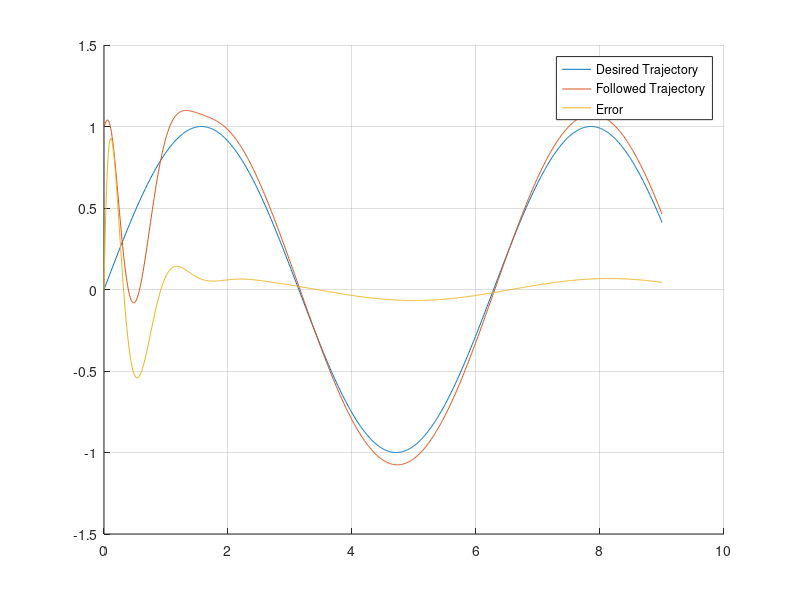

The MATLAB source for this figure:
% Controller implemented in state space form with custom reference tracking.
A = [0 , 1 ; 0 , 0 ] ; B = [0 ; 1];  C = [1,0];
G1 = ctrb(A,B); G2 = obsv(A,C);

assert(rank(G1) == length(G1), "Controllability Error");
assert(rank(G2) == length(G2), "Observability Error");

%************* Desired Poles *******************
% Poles of controllability matrix
% p1 = [-1 , -2];
p1 = [-3-5j , -3+5j];
%--------------------------
% Poles of observability matrix
p2 = [-9, -10];
%***********************************************

%******* Function to track,Sort of external System ********
time = 0:0.01:9;
% des = sin(3*time);
des = zeros(2,length(time));
des(1,:) = sin(time);
%**********************************************************

k = place(A  , B  , p1);
l = (place(A' , C' , p2))';

x = [1;1] ; xh = [0;0] ;t = 0 ; tf = 9; dt = 0.01;
X = [] ; T =[]; XH = [],XD = [];
count = 1;
while(t<=tf)
	xd = des(:,count);
	u  = -k*(xh);
	y  = C*x;
	XD = [XD,xd];
	XH = [XH,xh];
	X  = [X,x];
	x  = x + dt*(A*x+B*u);
	xh = xh+ dt*(A*xh + B*u + l*(y - C*(xh+xd)));
	t  = t + dt;
	count = count + 1;
end
hold on
plot(time,XD(1,:));
plot(time,X(1,:)) ;
plot(time,XH(1,:));
legend("Desired Trajectory","Followed Trajectory","Error")
grid on;
